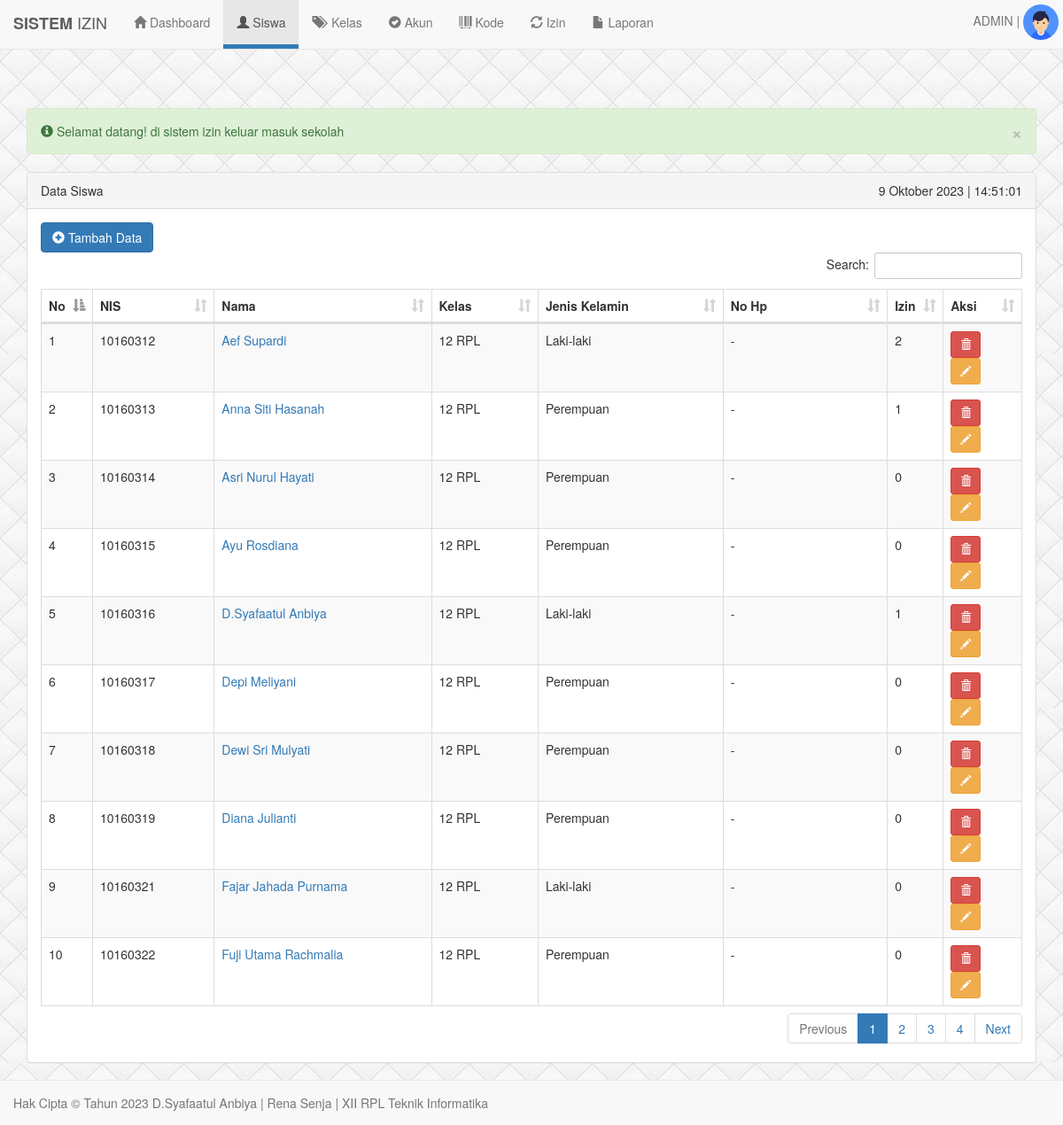
Screenshot of /admin/index.php?menu=siswa (signed in) with the database file from the repository.
### tables this page shows
CREATE TABLE `siswa` (
  `id_siswa` int(11) NOT NULL,
  `nis` varchar(50) NOT NULL,
  `nama_siswa` varchar(100) NOT NULL,
  `id_kelas` int(11) NOT NULL,
  `jenis_kelamin` enum('L','P') NOT NULL,
  `no_hp` varchar(15) NOT NULL
);

CREATE TABLE `kelas` (
  `id_kelas` int(11) NOT NULL,
  `nama_kelas` varchar(100) NOT NULL
);

### admin/siswa.php (the view, shortened to what this page needs)
<div class="panel panel-default">
	<div class="panel-heading">
		Data Siswa
		<div class="pull-right">
			<span id="date"></span>
		</div>
	</div>
	<div class="panel-body">
		<?php
		$aksi = !empty($_GET['aksi'])?$_GET['aksi']:"";
		if($aksi=="detail"){ ?>
		<?php
		$id_siswa = $_GET['id_siswa'];
		$query = mysql_query("SELECT * FROM siswa INNER JOIN kelas ON kelas.id_kelas=siswa.id_kelas WHERE id_siswa=$id_siswa");
		$data = mysql_fetch_array($query);
		?>
		<table class="table table-bordered">
			<tr>
				<td>NIS</td>
				<td width="10">:</td>
				<tD><?php echo $data['nis'] ?></td>
			</tr>
			<tr>
				<td>Nama</td>
				<td width="10">:</td>
				<tD><?php echo $data['nama_siswa'] ?></td>
			</tr>
			<tr>
				<td>Kelas</td>
				<td width="10">:</td>
				<tD><?php echo $data['nama_kelas'] ?></td>
			</tr>
			<tr>
				<td>Jenis Kelamin</td>
				<td width="10">:</td>
				<tD><?php echo ($data['jenis_kelamin'])=="L"?"Laki-laki":"Perempuan" ?></td>
			</tr>
			<tr>
				<td>No HP</td>
				<td width="10">:</td>
				<tD><?php echo $data['no_hp'] ?></td>
			</tr>
		</table>
		<table class="table table-bordered table-striped table-hover" id="dataTable-min" width="100%">
				<thead>
					<tr>
						<th width="10">No</th>
						<th>Kode Kartu</th>
						<th>Bersama siswa</th>
						<th>Tanggal</th>
						<th>Jam Keluar</th>
						<th>Jam Masuk</th>
						<th>Keterangan</th>
						<th>Status</th>
					</tr>
				</thead>
				<tbody>
					<?php
					$no = 1;
					$query = mysql_query("SELECT * FROM izin INNER JOIN kode ON kode.id_kode=izin.id_kode INNER JOIN siswa ON siswa.nis=izin.nis INNER JOIN kelas ON kelas.id_kelas=siswa.id_kelas WHERE id_siswa=$id_siswa");
					while($data = mysql_fetch_array($query)){
						$nis2 = $data['nis2'];
						if($nis2!='-'){
							$data2 = mysql_fetch_array(mysql_query("SELECT nama_siswa FROM siswa WHERE nis='$nis2'"));
							$nama2 = $data2[0];
						}else{
							$nama2 = $nis2;
						}
					?>
					<tr>
						<td><?php echo $no++; ?></td>
						<td><?php echo $data['kode']; ?></td>
						<td><?php echo $nama2; ?></td>
						<td><?php echo $data['tanggal']; ?></td>
						<td><?php echo $data['waktu_keluar']; ?></td>
						<td><?php echo $data['waktu_masuk']; ?></td>
						<td><?php echo ($data['keterangan']==""?"-":$data['keterangan']); ?></td>
						<td><?php echo ($data['status']=="Y"?"Sudah masuk":"Belum masuk"); ?></td>
					</tr>
					<?php } ?>
				</tbody>
			</table>
			<input type="button" name="batal" class="btn btn-default" value="Kembali" onclick="document.location='index.php?menu=siswa'">
		<?php }else{ ?>
		<?php if(empty($_GET['id_siswa'])){ ?>
		<?php if($_SESSION['level']=="admin"){ ?>
		<div class="btn-group">
			<button class="btn btn-primary" data-toggle="modal" data-target="#modal_tambah">
				<span class="glyphicon glyphicon-plus-sign"></span>
				Tambah Data
			</button>
		</div>
		<?php } ?>
		<table class="table table-bordered table-striped table-hover table-responsive" id="dataTable" width="100%">
			<thead>
				<tr>
					<th width="10">No</th>
					<th>NIS</th>
					<th>Nama</th>
					<th>Kelas</th>
					<th>Jenis Kelamin</th>
					<th>No Hp</th>
					<th width="10">Izin</th>
					<?php if($_SESSION['level']=="admin"){ ?>
					<th width="50">Aksi</th>
					<?php } ?>
				</tr>
			</thead>
			<tbody>
			<?php
			$no = 0;
			$query = mysql_query("SELECT * FROM siswa INNER JOIN kelas ON kelas.id_kelas=siswa.id_kelas ORDER BY nama_siswa ASC");
			while($data = mysql_fetch_array($query)){
			?>
				<tr>
					<td><?php echo ++$no ?></td>
					<td><?php echo $data["nis"] ?></td>
					<td><a href="index.php?menu=siswa&id_siswa=<?php echo $data["id_siswa"] ?>&aksi=detail"><?php echo $data["nama_siswa"] ?></a></td>
					<td><?php echo $data["nama_kelas"] ?></td>
					<td><?php echo ($data["jenis_kelamin"]=="L"?"Laki-laki":"Perempuan") ?></td>
					<td><?php echo $data["no_hp"] ?></td>
					<?php
						$nis = $data['nis'];
						$q = mysql_query("SELECT COUNT(*) FROM izin WHERE nis='$nis'");
						$jumlah = mysql_fetch_array($q);
					?>
					<td><?php echo $jumlah[0] ?></td>
					<?php if($_SESSION['level']=="admin"){ ?>
					<td>
						<a href="hapus_data_siswa.php?id_siswa=<?php echo $data['id_siswa'] ?>" class="btn btn-danger btn-sm" onclick="return window.confirm('Anda yakin akan menghapus data <?php echo $data['nama_siswa'] ?>?')"><span class="glyphicon glyphicon-trash"></span></a>
						<a href="index.php?menu=siswa&id_siswa=<?php echo $data['id_siswa'] ?>" class="btn btn-warning btn-sm"><span class="glyphicon glyphicon-pencil"></span></a>
					</td>
					<?php } ?>
				</tr>
			<?php } ?>
			</tbody>
		</table>
		<?php } ?>
		<?php } ?>
	</div>
</div>

### admin/index.php (shortened to what this page needs)
<?php if(empty($_SESSION['id_akun']) OR empty($_SESSION['id_akun'])){ ?>
	<?php header("Location: ../index.php"); ?>
<?php }else{ ?>
<!DOCTYPE HTML>
<html lang="en">
	<head>
		<link rel="stylesheet" href="css/bootstrap.min.css">
		<link rel="stylesheet" href="css/dataTables.bootstrap.min.css">
		<link rel="stylesheet" href="css/dataTables.responsive.css">
		<link rel="stylesheet" href="css/daterangepicker.css">
		<link rel="stylesheet" href="css/morris.css">
		<link rel="stylesheet" href="css/select2.min.css">
		<link rel="stylesheet" href="css/bootstrap-datepicker.min.css">
	</head>
	<body>
		<nav class="navbar navbar-default navbar-fixed-top hidden-print">
			<div class="container-fluid">
				<div class="navbar-header">
					<a href="" class="navbar-brand"><b>SISTEM</b> IZIN</a>
				</div>
				<div class="collapse navbar-collapse" id="mycollapse">
					<ul class="nav navbar-nav">
						<li><a href="index.php"><span class="glyphicon glyphicon-home"></span> Dashboard</a></li>
						<?php if(!empty($_SESSION['id_akun'])){ ?>
						<li><a href="index.php?menu=siswa"><span class="glyphicon glyphicon-user"></span> Siswa</a></li>
						<?php } ?>
						<?php if(!empty($_SESSION['id_akun'])&&(!empty($_SESSION['level'])?($_SESSION['level']=="admin"):false)){ ?>
							<li><a href="index.php?menu=kelas"><span class="glyphicon glyphicon-tags"></span>&nbsp; Kelas</a></li>
							<li><a href="index.php?menu=akun"><span class="glyphicon glyphicon-ok-sign"></span> Akun</a></li>
							<li><a href="index.php?menu=kode"><span class="glyphicon glyphicon-barcode"></span> Kode</a></li>
						<?php } ?>
						<?php if(!empty($_SESSION['id_akun'])){ ?>
							<li><a href="index.php?menu=izin"><span class="glyphicon glyphicon-refresh"></span> Izin</a></li>
						<?php } ?>
						<?php if(!empty($_SESSION['id_akun'])&&(!empty($_SESSION['level'])?($_SESSION['level']=="admin"):false)){ ?>
							<li><a href="index.php?menu=laporan"><span class="glyphicon glyphicon-file"></span> Laporan</a></li>
						<?php } ?>
					</ul>
					<div class="navbar-right">
						<ul class="nav navbar-nav">
							<?php if(empty($_SESSION['id_akun']) OR empty($_SESSION['id_akun'])){ ?>
							<li class="dropdown">
								<a href="#" class="dropdown-toggle" data-toggle="dropdown">
									Login <span class="caret"></span>
								</a>
								<ul class="dropdown-menu" style="min-width: 250px;padding: 14px 14px 0;margin-right: 10px;">
									<li>
										<div class="row">
											<div class="col-md-12">
												<form action="aksi_login.php" method="POST" class="form">
													<div class="form-group">
														<input type="text" placeholder="Username" class="form-control" name="username">
													</div>
													<div class="form-group">
														<input type="password" placeholder="Password" class="form-control" name="password">
													</div>
													<div class="form-group">
														<input type="submit" class="btn btn-primary btn-block" value="Login">
													</div>
												</form>
											</div>
										</div>
									</li>
								</ul>
							</li>
							<?php }else{ ?>
								<li class="dropdown">
									<a href="#" class="dropdown-toggle" data-toggle="dropdown" style="margin: 0px;padding:5px;">
										<?php echo strtoupper($_SESSION['username']) ?> |
										<img src="img/user.png" alt="" width="40px;">
									</a>
							</li>
							<?php } ?>
						</ul>
					</div>
				</div>
			</div>
		</nav>
		<nav class="navbar navbar-default navbar-fixed-bottom">
			<div class="contianer-fluid">
				<div class="navbar-head">
					<div class="navbar-text">Hak Cipta &copy; Tahun <?php echo date("Y") ?> D.Syafaatul Anbiya | Rena Senja | XII RPL Teknik Informatika</div>
				</div>
			</div>
		</nav>
		<div class="container">
			<?php
			$alert = isset($_SESSION['alert'])?$_SESSION['alert']:"";
			if(!empty($alert)){
				$alert_ = explode(",", $alert);
				if($alert_[0]==1){
					?>
					<div class="alert alert-success hidden-print" id="alert">
						<button class="close" data-dismiss="alert">&times;</button>
					</div>
					<?php
				}
			}
			?>
			<div class="alert alert-success hidden-print" style="margin-top: 70px;">
				<span class="glyphicon glyphicon-info-sign"></span>
				Selamat datang! di sistem izin keluar masuk sekolah
				<button class="close" data-dismiss="alert">&times;</button>
			</div>
			<?php
				include("menu.php");
			?>
		</div>
	</body>
</html>
<?php } ?>

### admin/menu.php (shortened to what this page needs)
<?php
$menu = !empty($_GET['menu'])?$_GET['menu']:"";
switch($menu){
	case "siswa":
		include("siswa.php");
	break;
}
?>

### admin/index.php (style rules this page uses)
body { background-image: url("img/bg.jpg"); }

### rows the page displays
siswa: nis "10160312", nama_siswa "Aef Supardi", id_kelas.nama_kelas "12 RPL", jenis_kelamin "Laki-laki", no_hp "-", jumlah "2"
siswa: nis "10160313", nama_siswa "Anna Siti Hasanah", id_kelas.nama_kelas "12 RPL", jenis_kelamin "Perempuan", no_hp "-", jumlah "1"
siswa: nis "10160314", nama_siswa "Asri Nurul Hayati", id_kelas.nama_kelas "12 RPL", jenis_kelamin "Perempuan", no_hp "-", jumlah "0"
siswa: nis "10160315", nama_siswa "Ayu Rosdiana", id_kelas.nama_kelas "12 RPL", jenis_kelamin "Perempuan", no_hp "-", jumlah "0"
siswa: nis "10160316", nama_siswa "D.Syafaatul Anbiya", id_kelas.nama_kelas "12 RPL", jenis_kelamin "Laki-laki", no_hp "-", jumlah "1"
siswa: nis "10160317", nama_siswa "Depi Meliyani", id_kelas.nama_kelas "12 RPL", jenis_kelamin "Perempuan", no_hp "-", jumlah "0"
siswa: nis "10160318", nama_siswa "Dewi Sri Mulyati", id_kelas.nama_kelas "12 RPL", jenis_kelamin "Perempuan", no_hp "-", jumlah "0"
siswa: nis "10160319", nama_siswa "Diana Julianti", id_kelas.nama_kelas "12 RPL", jenis_kelamin "Perempuan", no_hp "-", jumlah "0"
siswa: nis "10160321", nama_siswa "Fajar Jahada Purnama", id_kelas.nama_kelas "12 RPL", jenis_kelamin "Laki-laki", no_hp "-", jumlah "0"
siswa: nis "10160322", nama_siswa "Fuji Utama Rachmalia", id_kelas.nama_kelas "12 RPL", jenis_kelamin "Perempuan", no_hp "-", jumlah "0"

### other values shown
$_SESSION['username'] "ADMIN"
